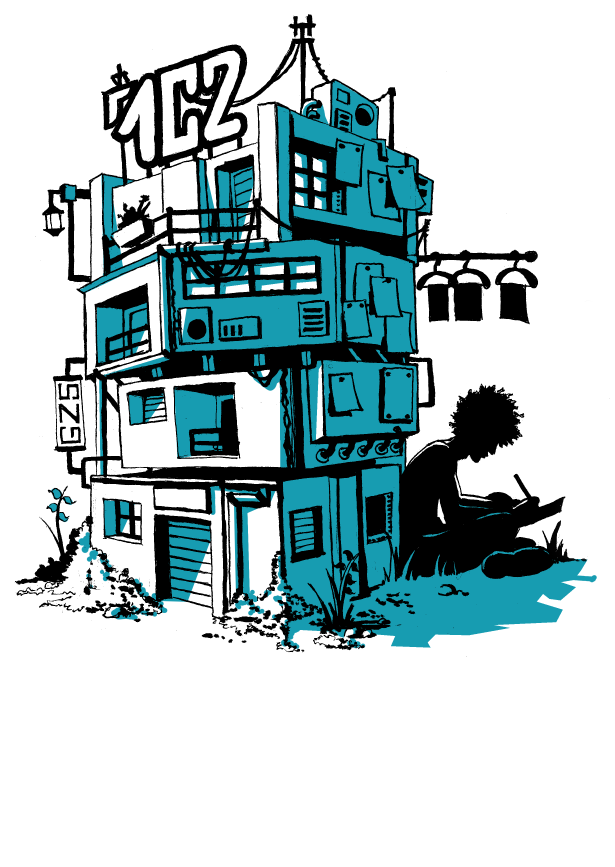
#> input picture images/art/1C2 serigraphie/0-seri1.png, 2460 x 3468 px (shown at 1/4 size); its folder holds only this picture in this run
$ python GalleryFromDir.py
#> lines starting #> are read from the running program, lines starting #| are printed output that depends on the picture
#!/usr/bin/env python3

from pathlib import Path
from datetime import datetime
import html
import os


# ------------------------------------------------------------
# Configuration
# ------------------------------------------------------------

ART_DIR = Path("images/art")
GALLERY_DIR = Path("_gallery")

CATEGORY = "visual"

IMAGE_EXTENSIONS = {
    ".jpg",
    ".jpeg",
    ".png",
    ".gif",
    ".webp",
    ".avif",
}


# ------------------------------------------------------------
# Helpers
# ------------------------------------------------------------

def is_image(path: Path) -> bool:
    """Return True if the file has a supported image extension."""
    return path.is_file() and path.suffix.lower() in IMAGE_EXTENSIONS


def creation_date(path: Path) -> str:
    """
    Get the filesystem creation date.

    On macOS/Windows, st_ctime is normally the creation time.
    On Linux, it may instead represent metadata-change time.
    """
    timestamp = path.stat().st_ctime
    return datetime.fromtimestamp(timestamp).strftime("%Y-%m-%d %H:%M:%S")


def jekyll_path(path: Path) -> str:
    """
    Convert a local Path to a URL suitable for Jekyll.
    """
    return "/" + path.as_posix().lstrip("/")

from PIL import Image

def create_thumbnail(image_path: Path, output_path: Path):
    """Create a resized JPEG thumbnail."""

    with Image.open(image_path) as image:
#> image is the input picture: PIL image 2460x3468 RGBA; mean R, G, B, A 178.6, 196.5, 199.3, 255
        image = image.convert("RGB")
#> image: PIL image 2460x3468 RGB

        # Don't enlarge small images
        image.thumbnail((800, 800), Image.Resampling.LANCZOS)
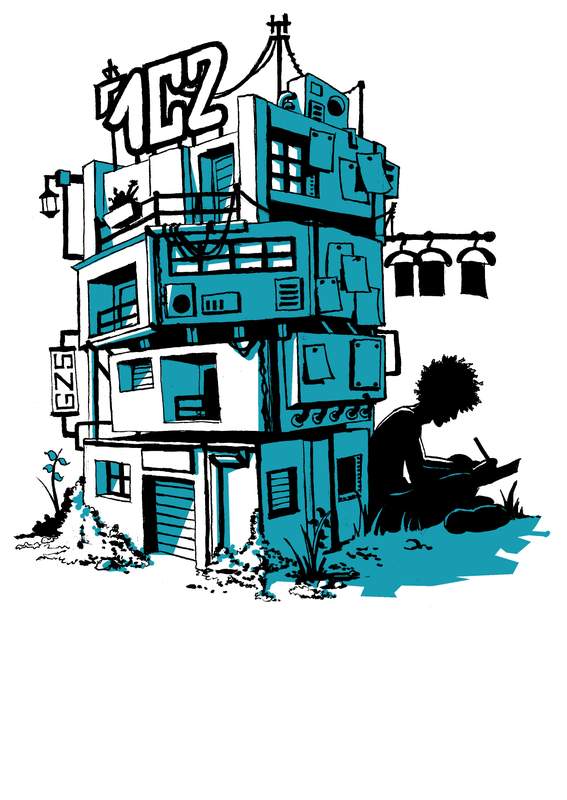
#> image: PIL image 567x800 RGB; mean R, G, B 178.5, 196.6, 199.4

        image.save(
            output_path,
            "JPEG",
            quality=85,
            optimize=True
        )


def generate_post(directory: Path, images: list[Path]) -> str:
    """Generate the Markdown content for one gallery post."""

    dir_name = directory.name

    thumbnail_path = directory / "thumbnail.jpg"

    if not thumbnail_path.exists():
        create_thumbnail(images[0], thumbnail_path)

    # Creation date of the thumbnail
    date = creation_date(images[0])

    # Gallery HTML
    image_html = []
    for image in images:
        if image != thumbnail_path:
            image_url = jekyll_path(image)
            alt = html.escape(image.stem.replace("-", " ").replace("_", " "))

            image_html.append(
            f'''<figure class="gallery-image">
  <img
    src="{image_url}"
    alt="{alt}"
    loading="lazy">
</figure>'''
            )
    image_html_first = image_html[0]
    images_html_next = "\n\n".join(image_html[1:])

    s = f"""---
title: {dir_name}
layout: splash-title
category: {CATEGORY}
collection: gallery
target_url: /gallery/{dir_name}
permalink: /gallery/{dir_name}
thumbnail: {thumbnail_path}
date: {date}
columns: 3
---
<div class="gallery-post columns-1">
{image_html_first}
</div>
"""
    if images_html_next:
        s += f"""
<div class="gallery-post columns-{{{{ page.columns | default: 2 }}}}">
{images_html_next}
</div>
"""

    return s


# ------------------------------------------------------------
# Main
# ------------------------------------------------------------

def main():
    if not ART_DIR.exists():
        print(f"Error: directory does not exist: {ART_DIR}")
        return

    # Create _gallery if necessary
    GALLERY_DIR.mkdir(parents=True, exist_ok=True)

    directories = sorted(
        path for path in ART_DIR.iterdir()
        if path.is_dir()
    )

    if not directories:
        print(f"No directories found in {ART_DIR}")
        return

    for directory in directories:

        images = sorted(
            path for path in directory.iterdir()
            if is_image(path)
        )

        if not images:
            print(f"Skipping {directory}: no images found")
            continue

        output_file = GALLERY_DIR / f"{directory.name}.md"

        if output_file.exists():
            print(f"Skipping {directory}: .md file already exists")
            continue

        content = generate_post(directory, images)

        output_file.write_text(
            content,
            encoding="utf-8"
        )

        print(
            f"Created {output_file} "
            f"({len(images)} image(s))"
        )
#> pass 2 of the loop in main, `for directory in directories:`:
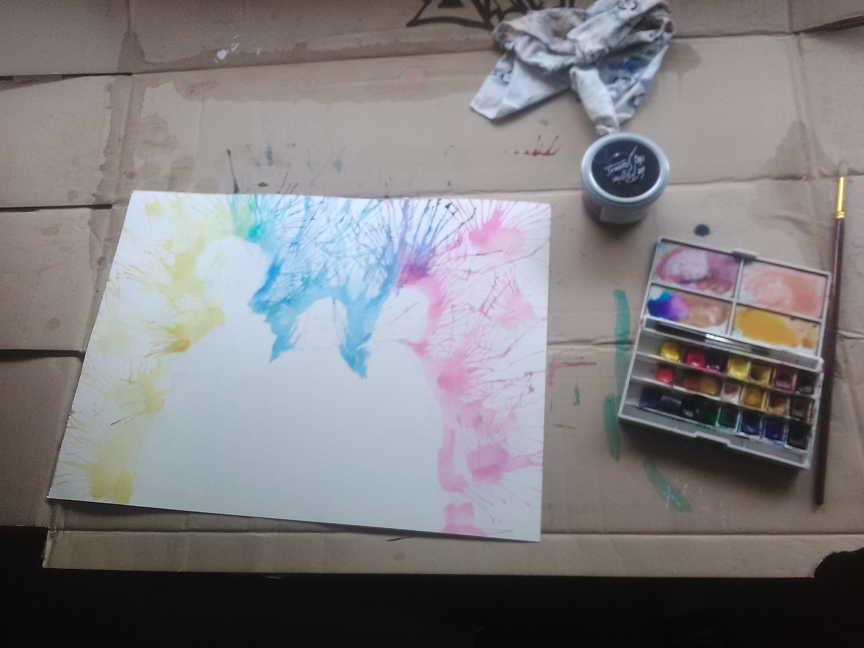
#> input picture images/art/Adelphes/IMG_20210616_132442.jpg, 2592 x 1944 px (shown at 1/3 size)
#> in create_thumbnail, image is the input picture: PIL image 2592x1944 RGB; mean R, G, B 127.1, 125.1, 127.5
#> in create_thumbnail (call 2), `image.thumbnail((800, 800), Image.Resampling.LANCZOS)`:
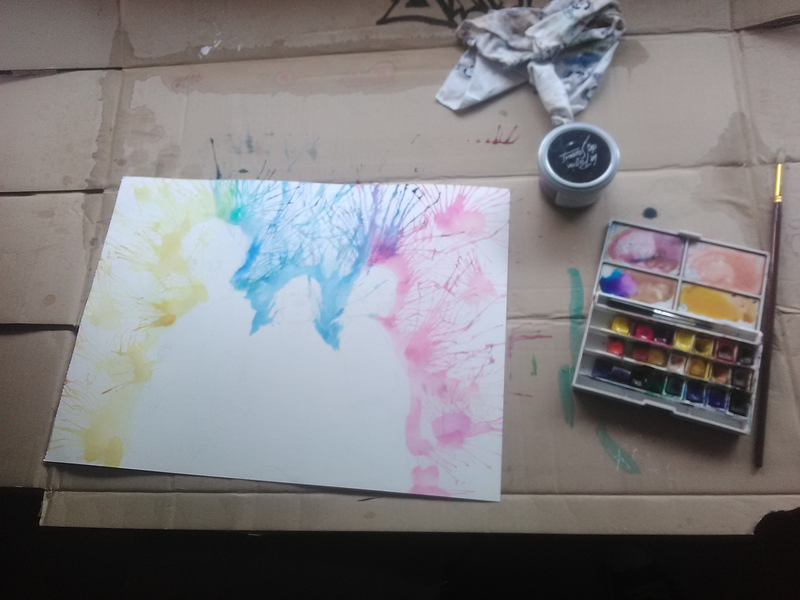
#> image: PIL image 800x600 RGB; mean R, G, B 127.1, 125.1, 127.5


if __name__ == "__main__":
    main()

# for randomize order, change  {% for post in site.gallery reversed %} in gallery.md by the following:
# {% assign shuffled_gallery = site.gallery | sort: "gallery_order" %}
# {% for post in shuffled_gallery %}
